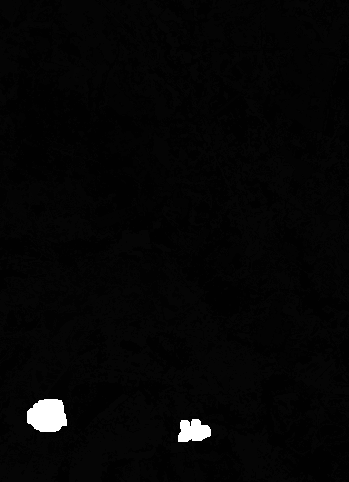
#> input picture outputs/classification/classification_2015.tif, 349 x 482 px; its folder holds 3 pictures in this run
$ python run_change_detection.py
#> lines starting #> are read from the running program, lines starting #| are printed output that depends on the picture; after the words box and inside, x2 and y2 are one past the last pixel; in counts of white or black regions, pixels touching at a corner belong together
### run_classification.py
r"""
run_classification.py
=====================
Random Forest Land-Use Classification Pipeline
Study Area: Xuan Lang - Binh Nguyen - Binh Xuyen, Phu Tho

Runs:
    & "C:\Program Files\PostgreSQL\18\pgAdmin 4\python\python.exe" -X utf8 run_classification.py

Outputs:
    outputs/classification/classification_2015.tif
    outputs/classification/classification_2020.tif
    outputs/classification/classification_2025.tif
"""

import os
import sys
import time
import struct
import sqlite3
import math
import json
import numpy as np

# ──────────────────────────────────────────────────────────────
# PATH SETUP
# ──────────────────────────────────────────────────────────────

PROJ_ROOT = os.path.abspath(os.path.dirname(__file__))
if PROJ_ROOT not in sys.path:
    sys.path.insert(0, PROJ_ROOT)

# Optional: inject sklearn path if installed to temp folder
SKLEARN_TEMP = r'C:\Users\aduok\AppData\Local\Temp\sklearn_pgadmin'
if os.path.isdir(SKLEARN_TEMP) and SKLEARN_TEMP not in sys.path:
    sys.path.insert(0, SKLEARN_TEMP)

# ──────────────────────────────────────────────────────────────
# CONSTANTS
# ──────────────────────────────────────────────────────────────

YEARS = ['2015', '2020', '2025']
PROC_DIR = os.path.join(PROJ_ROOT, 'data', 'processed')
TRAIN_DIR = os.path.join(PROJ_ROOT, 'data', 'training')
OUT_DIR = os.path.join(PROJ_ROOT, 'outputs', 'classification')

SA_ORIGIN_X = 561150.0
SA_ORIGIN_Y = 2361060.0
SA_PIXEL    = 30.0
SA_COLS     = 349
SA_ROWS     = 482
SA_CRS_EPSG = 32648

BASE_FEATURE_NAMES = ['SR_B2', 'SR_B3', 'SR_B4', 'SR_B5', 'SR_B6', 'SR_B7', 'NDVI', 'NDBI', 'MNDWI']
FEATURE_NAMES = BASE_FEATURE_NAMES + ['UI', 'BSI', 'NDWI_Gao', 'EVI']

CLASSES = {
    1: 'Residential Land',
    2: 'Water Body',
    3: 'Industrial Land',
    4: 'Vegetation',
    5: 'Paddy',
}
CLASS_IDS = sorted(CLASSES.keys())

RF_CONFIG = {
    'n_estimators': 300,
    'random_state': 42,
    'n_jobs': -1,
    'class_weight': 'balanced',
    'min_samples_leaf': 3,
    'max_features': 'sqrt',
}

NODATA_VAL = 255


# ──────────────────────────────────────────────────────────────
# FEATURE LOADING
# ──────────────────────────────────────────────────────────────

# [173 lines left out: functions load_features, parse_gpkg_geom_blob, extract_pixels, not called in this run]


# ──────────────────────────────────────────────────────────────
# GEOTIFF WRITER (struct-based, no gdal)
# ──────────────────────────────────────────────────────────────

def write_geotiff(filepath: str, data: np.ndarray):
    """Write uint8 classification raster as GeoTIFF with EPSG:32648."""
    os.makedirs(os.path.dirname(os.path.abspath(filepath)), exist_ok=True)
    nrows, ncols = data.shape
    data_u8 = data.astype(np.uint8)
    img_data = data_u8.tobytes()
    img_size = len(img_data)

    scale_bytes = struct.pack('<3d', SA_PIXEL, SA_PIXEL, 0.0)
    tie_bytes   = struct.pack('<6d', 0.0, 0.0, 0.0, SA_ORIGIN_X, SA_ORIGIN_Y, 0.0)

    geokey_shorts = [1, 1, 0, 3,
                     1024, 0, 1, 1,
                     1025, 0, 1, 1,
                     3072, 0, 1, 32648]
    geokey_bytes = struct.pack(f'<{len(geokey_shorts)}H', *geokey_shorts)

    wkt_ascii = (
        'PROJCS["WGS 84 / UTM zone 48N",'
        'GEOGCS["WGS 84",DATUM["WGS_1984",SPHEROID["WGS 84",6378137,298.257223563]],'
        'PRIMEM["Greenwich",0],UNIT["degree",0.0174532925199433]],'
        'PROJECTION["Transverse_Mercator"],PARAMETER["latitude_of_origin",0],'
        'PARAMETER["central_meridian",105],PARAMETER["scale_factor",0.9996],'
        'PARAMETER["false_easting",500000],PARAMETER["false_northing",0],'
        'UNIT["metre",1]]|'
    ).encode('ascii')

    nodata_bytes = (str(NODATA_VAL) + '\x00').encode('ascii')

    N_TAGS = 15
    ifd_offset = 8
    ifd_size = 2 + N_TAGS * 12 + 4
    data_start = ifd_offset + ifd_size

    off = data_start
    off_scale  = off; off += len(scale_bytes)
    off_tie    = off; off += len(tie_bytes)
    off_geokey = off; off += len(geokey_bytes)
    off_ascii  = off; off += len(wkt_ascii)
    off_nodata = off; off += len(nodata_bytes)
    if off % 2: off += 1
    off_img = off

    SHORT, LONG, DOUBLE, ASCII = 3, 4, 12, 2

    def entry(tag, typ, count, val_or_off):
        return struct.pack('<HHII', tag, typ, count, val_or_off)

    ifd = b''
    ifd += entry(256, LONG,   1, ncols)
    ifd += entry(257, LONG,   1, nrows)
    ifd += entry(258, SHORT,  1, 8)
    ifd += entry(259, SHORT,  1, 1)
    ifd += entry(262, SHORT,  1, 1)
    ifd += entry(273, LONG,   1, off_img)
    ifd += entry(277, SHORT,  1, 1)
    ifd += entry(278, LONG,   1, nrows)
    ifd += entry(279, LONG,   1, img_size)
    ifd += entry(284, SHORT,  1, 1)
    ifd += entry(339, SHORT,  1, 1)
    ifd += entry(33550, DOUBLE, 3,                    off_scale)
    ifd += entry(33922, DOUBLE, 6,                    off_tie)
    ifd += entry(34735, SHORT, len(geokey_shorts),   off_geokey)
    ifd += entry(34737, ASCII, len(wkt_ascii),        off_ascii)

    with open(filepath, 'wb') as f:
        f.write(struct.pack('<2sHI', b'II', 42, ifd_offset))
        f.write(struct.pack('<H', N_TAGS))
        f.write(ifd)
        f.write(struct.pack('<I', 0))
        f.write(scale_bytes)
        f.write(tie_bytes)
        f.write(geokey_bytes)
        f.write(wkt_ascii)
        f.write(nodata_bytes)
        curr = f.tell()
        if curr < off_img:
            f.write(b'\x00' * (off_img - curr))
        f.write(img_data)

    print(f'  Written: {filepath}  ({os.path.getsize(filepath):,} bytes)')


# ──────────────────────────────────────────────────────────────
# MAIN CLASSIFICATION PIPELINE
# ──────────────────────────────────────────────────────────────

# [121 lines left out: functions run_year, main, not called in this run]


# [2 lines that do not run on import are left out]

### run_change_detection.py
"""
run_change_detection.py
=======================
Compute post-classification change detection between time periods:
  - 2015 -> 2020
  - 2020 -> 2025
  - 2015 -> 2025

Outputs:
  outputs/change/change_2015_2020.tif
  outputs/change/change_2020_2025.tif
  outputs/change/change_2015_2025.tif
  outputs/change/change_summary_{period}.json
  outputs/statistics/change_detection_summary.csv
"""

import os
import sys
import json
import csv
import numpy as np
from PIL import Image

PROJ_ROOT = os.path.abspath(os.path.dirname(__file__))
if PROJ_ROOT not in sys.path:
    sys.path.insert(0, PROJ_ROOT)

from run_classification import write_geotiff, CLASSES, CLASS_IDS, NODATA_VAL, SA_PIXEL

CLS_DIR = os.path.join(PROJ_ROOT, 'outputs', 'classification')
OUT_DIR = os.path.join(PROJ_ROOT, 'outputs', 'change')
STAT_DIR = os.path.join(PROJ_ROOT, 'outputs', 'statistics')
os.makedirs(OUT_DIR, exist_ok=True)
os.makedirs(STAT_DIR, exist_ok=True)

PERIODS = [
    ('2015', '2020'),
    ('2020', '2025'),
    ('2015', '2025'),
]

summary_rows = []

for y1, y2 in PERIODS:
    p_name = f"{y1}_{y2}"
    print(f"\nProcessing change detection for period: {p_name}")

    p1 = os.path.join(CLS_DIR, f"classification_{y1}.tif")
    p2 = os.path.join(CLS_DIR, f"classification_{y2}.tif")

    with Image.open(p1) as img1, Image.open(p2) as img2:
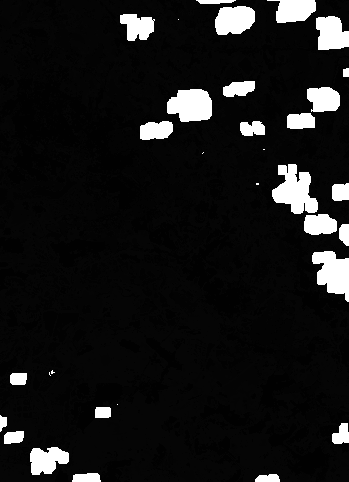
#> input picture outputs/classification/classification_2020.tif, 349 x 482 px
#> img1 is the input picture: PIL image 349x482 L; min 1, max 255, mean 5.3
#> img2 is the input picture: PIL image 349x482 L; min 1, max 255, mean 22.4
        c1 = np.array(img1)
        c2 = np.array(img2)

    valid = (c1 != NODATA_VAL) & (c2 != NODATA_VAL) & np.isin(c1, CLASS_IDS) & np.isin(c2, CLASS_IDS)
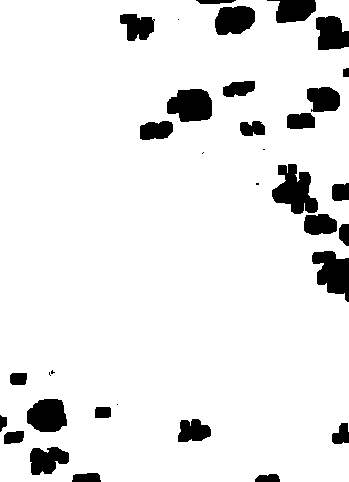
#> valid: shape (482, 349) bool; 91.5% white; 34 black regions (7 under 20 px), largest, box (x1, y1, x2, y2) and area: (272, 164, 318, 214) 1396, (312, 251, 349, 302) 1204, (167, 89, 212, 122) 1184
    total_valid_px = int(valid.sum())
#> total_valid_px = 153857
    total_valid_ha = round(total_valid_px * (SA_PIXEL ** 2) / 10000.0, 2)
#> total_valid_ha = 13847.1

    # Change raster: code = 10 * c1 + c2
    change_raster = np.full(c1.shape, NODATA_VAL, dtype=np.uint8)
    change_raster[valid] = (c1[valid] * 10 + c2[valid]).astype(np.uint8)
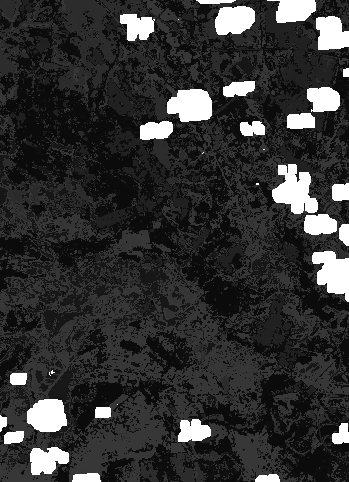
#> change_raster: shape (482, 349); min 11, max 255, mean 50.7

    out_tif = os.path.join(OUT_DIR, f"change_{p_name}.tif")
    write_geotiff(out_tif, change_raster)
#> in write_geotiff, `img_size = len(img_data)`: img_size = 168218

    # Transition dictionary
    transitions = {}
    changed_px = 0

    for c_from in CLASS_IDS:
        for c_to in CLASS_IDS:
            code = c_from * 10 + c_to
            cnt = int(np.sum(change_raster[valid] == code))
            area_ha = round(cnt * (SA_PIXEL ** 2) / 10000.0, 2)
            if c_from != c_to:
                changed_px += cnt
            transitions[f"{c_from}_to_{c_to}"] = {
                "from_class": c_from,
                "from_name": CLASSES[c_from],
                "to_class": c_to,
                "to_name": CLASSES[c_to],
                "pixels": cnt,
                "area_ha": area_ha,
            }
#> after the loop, changed_px = 73107; transitions = 25 items

    unchanged_px = total_valid_px - changed_px
#> unchanged_px = 80750
    changed_ha = round(changed_px * (SA_PIXEL ** 2) / 10000.0, 2)
#> changed_ha = 6579.6
    change_rate = round(changed_px / total_valid_px * 100.0, 2) if total_valid_px > 0 else 0.0
#> change_rate = 47.52

    # Built-up gain/loss (classes 1 and 3)
    bu_classes = [1, 3]
    bu1 = np.isin(c1, bu_classes) & valid
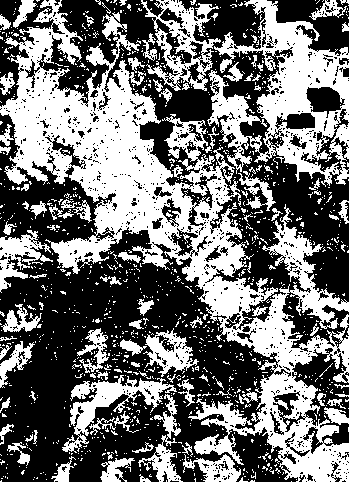
#> bu1: shape (482, 349) bool; 44.5% white; 1199 white regions (1099 under 20 px), largest, box (x1, y1, x2, y2) and area: (0, 0, 349, 482) 41978, (207, 0, 349, 187) 11078, (141, 0, 221, 91) 2660
    bu2 = np.isin(c2, bu_classes) & valid
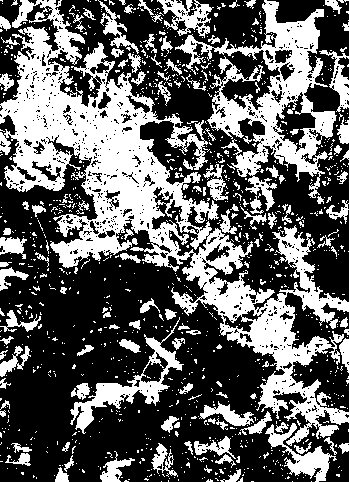
#> bu2: shape (482, 349) bool; 38.1% white; 1083 white regions (960 under 20 px), largest, box (x1, y1, x2, y2) and area: (0, 0, 349, 446) 34783, (175, 0, 337, 211) 9875, (70, 317, 184, 434) 2336
    bu_gain_px = int((~bu1 & bu2).sum())
#> bu_gain_px = 12263
    bu_loss_px = int((bu1 & ~bu2).sum())
#> bu_loss_px = 22998
    bu_gain_ha = round(bu_gain_px * (SA_PIXEL ** 2) / 10000.0, 2)
#> bu_gain_ha = 1103.7
    bu_loss_ha = round(bu_loss_px * (SA_PIXEL ** 2) / 10000.0, 2)
#> bu_loss_ha = 2069.8
    net_bu_change = round(bu_gain_ha - bu_loss_ha, 2)
#> net_bu_change = -966.1

    summary = {
        "period": p_name,
        "year_start": y1,
        "year_end": y2,
        "total_classified_pixels": total_valid_px,
        "total_classified_ha": total_valid_ha,
        "changed_pixels": changed_px,
        "changed_ha": changed_ha,
        "unchanged_pixels": unchanged_px,
        "change_rate_pct": change_rate,
        "buildup_gain_ha": bu_gain_ha,
        "buildup_loss_ha": bu_loss_ha,
        "net_buildup_change_ha": net_bu_change,
        "transitions": transitions,
    }

    out_json = os.path.join(OUT_DIR, f"change_summary_{p_name}.json")
    with open(out_json, 'w', encoding='utf-8') as fh:
        json.dump(summary, fh, indent=2)

    summary_rows.append({
        'period': p_name,
        'changed_ha': changed_ha,
        'change_rate_pct': change_rate,
        'net_buildup_change_ha': net_bu_change,
    })
    print(f"  Saved: {out_tif}")
    print(f"  Saved: {out_json}")

# Save CSV summary
out_csv = os.path.join(STAT_DIR, 'change_detection_summary.csv')
with open(out_csv, 'w', newline='', encoding='utf-8') as fh:
    writer = csv.DictWriter(fh, fieldnames=['period', 'changed_ha', 'change_rate_pct', 'net_buildup_change_ha'])
    writer.writeheader()
    writer.writerows(summary_rows)
print(f"Saved: {out_csv}")
